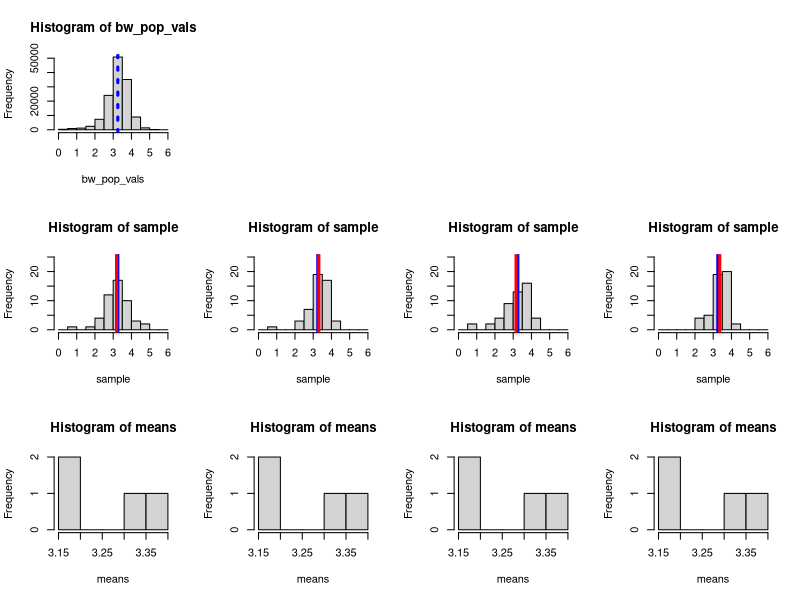
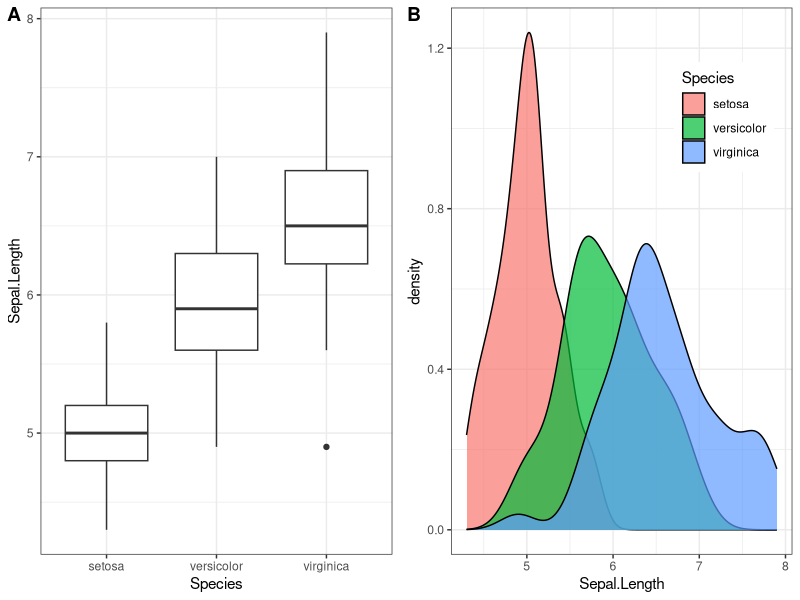
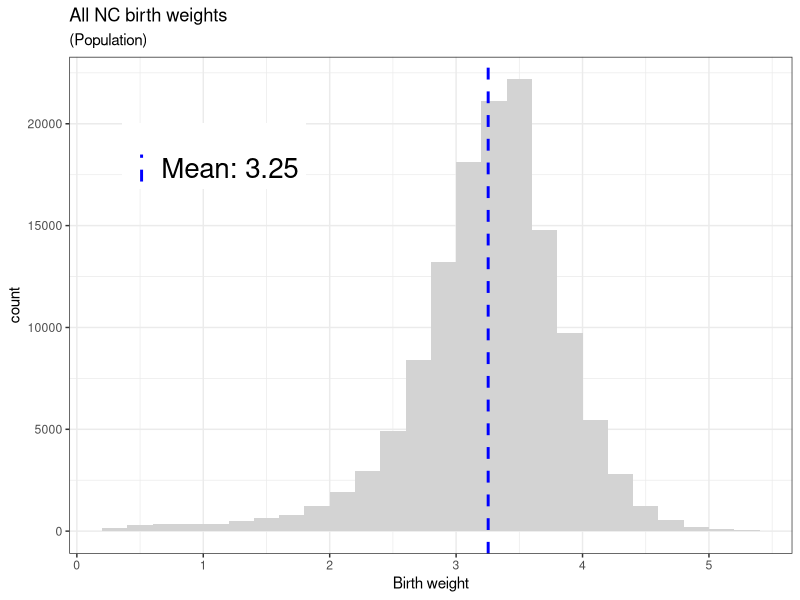
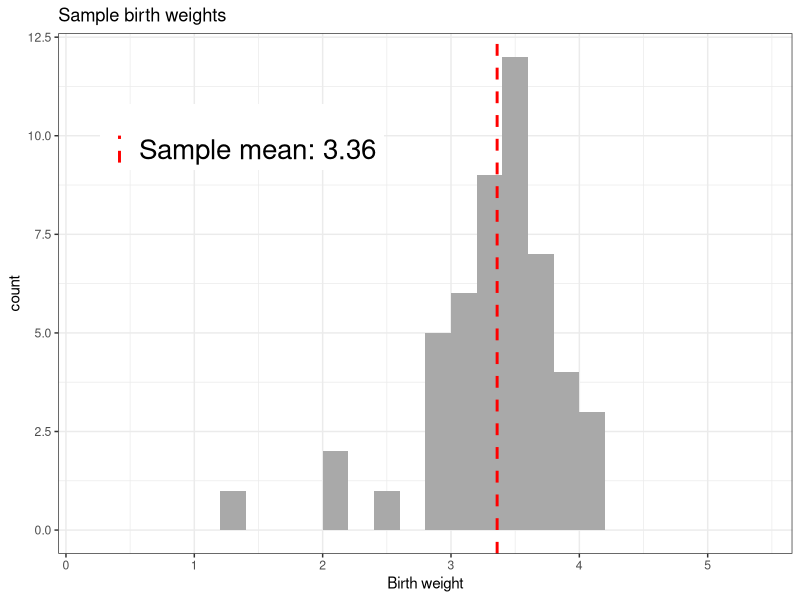

Here is the R script that generated these plots, in order:
## ---- chunk 1
# Birth weights for every baby born in North Carolina.
bw_pop <- read.csv('data/nc_birth_weights.csv')
bw_pop_vals <- bw_pop[['birth_weight']]
pop_mean <- mean(bw_pop_vals)
## ---- chunk 2
# A random sample of birthweights that someone has taken for us.
bw_sample <- read.csv('data/nc_birth_weights_sample.csv')
bw_sample_vals <- bw_sample[['birth_weight']]
sample_mean <- mean(bw_sample_vals)
## ---- chunk 3
# The size of our sample(s).
n <- 50
## ---- chunk 4
n_samples <- 4
row_2_start <- 2
row_3_start <- row_2_start + n_samples
layout_matrix <- rbind(c(1, numeric(n_samples - 1)),
                       row_2_start:(row_2_start + n_samples - 1),
                       row_3_start:(row_3_start + n_samples - 1))
layout(layout_matrix)
hist(bw_pop_vals)
abline(v = pop_mean, col = "blue", lwd = 3, lty = 3)
means <- numeric(n_samples)
breaks <- seq(0, 6, 0.5)
for (i in 1:n_samples) {
    sample <- sample(bw_pop_vals, size=50)
    sample_mean <- mean(sample)
    hist(sample, breaks=breaks, ylim=c(0, 25))
    abline(v = pop_mean, col = "blue", lwd = 3)
    abline(v = sample_mean, col = "red", lwd = 3)
    means[i] <- sample_mean
}
for (i in 1:n_samples) {
    hist(means)
}
## ---- chunk 5
library(ggplot2)
library(cowplot)

iris1 <- ggplot(iris, aes(x = Species, y = Sepal.Length)) +
  geom_boxplot() + theme_bw()

iris2 <- ggplot(iris, aes(x = Sepal.Length, fill = Species)) +
  geom_density(alpha = 0.7) + theme_bw() +
  theme(legend.position = c(0.8, 0.8))

plot_grid(iris1, iris2, labels = "AUTO")

## ---- chunk 6
tbw <- theme_set(theme_bw())
breaks <- seq(0.2, 5.5, by=0.2)
label <- paste('Mean:', sprintf('%.2f', pop_mean))
p <- (
    ggplot(bw_pop, aes(birth_weight))
    + geom_histogram(fill = "light grey", breaks = breaks)
    + labs(x = "Birth weight",
           title = 'All NC birth weights',
           subtitle = '(Population)')
    + geom_vline(aes(xintercept=pop_mean,
                     colour=label),
                 linewidth=1,
                 linetype='dashed')
    + labs(colour="")
    + scale_colour_manual(values="blue")
    + theme(legend.position=c(0.2, 0.8),
            legend.text = element_text(size=20))
); p
## ---- chunk 7
# https://stackoverflow.com/a/62819446
layer_scales(p)$y$get_limits()
## ---- chunk 8
label <- paste('Sample mean:', sprintf('%.2f', sample_mean))
p <- (
    ggplot(bw_sample, aes(birth_weight))
    + geom_histogram(binwidth=0.2, fill = "dark grey", breaks=breaks)
    + labs(x = "Birth weight",
           title = 'Sample birth weights')
    + geom_vline(aes(xintercept=sample_mean, colour=label),
                 linewidth=1,
                 linetype='dashed')
    + labs(colour="")
    + scale_colour_manual(values="red")
    + theme(legend.position=c(0.25, 0.8),
            legend.text = element_text(size=20))
); p
